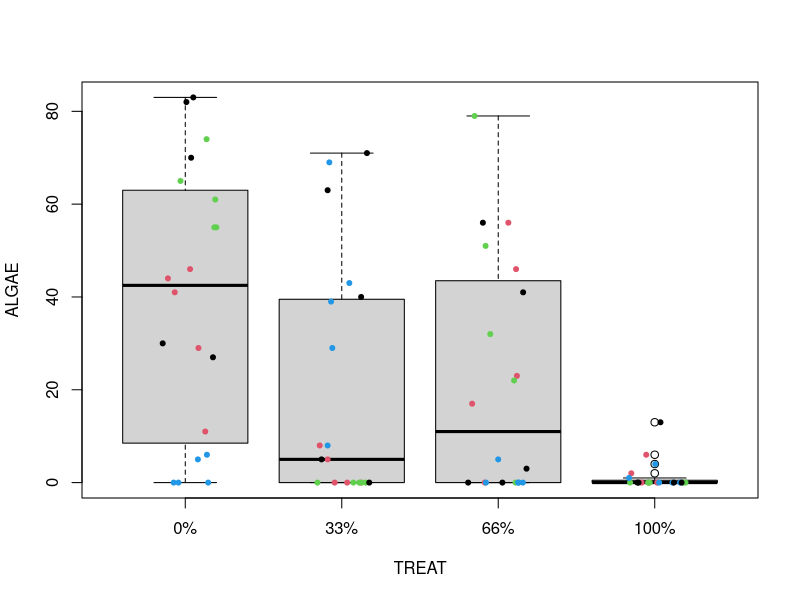
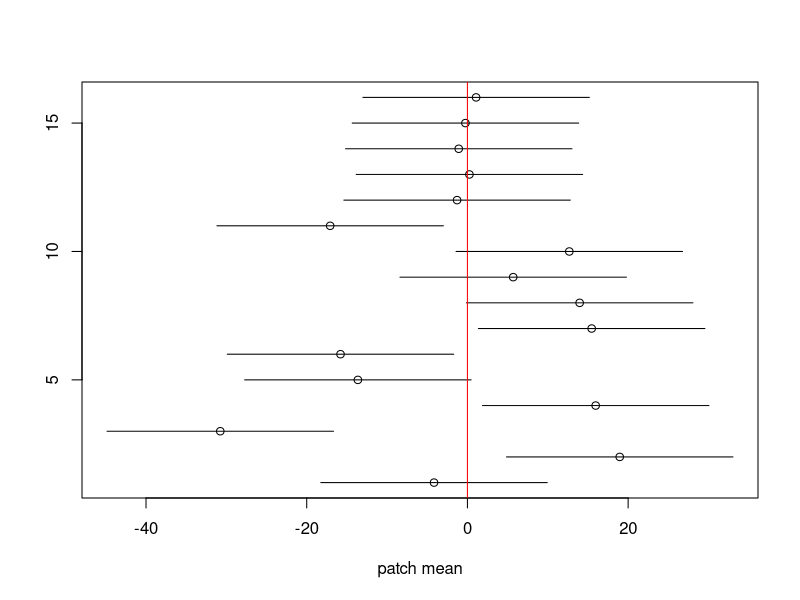
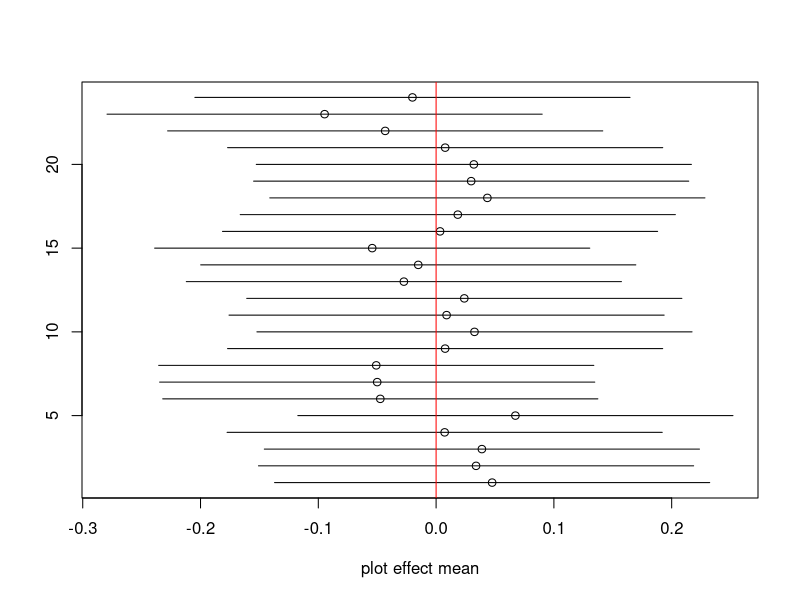

The R script that drew these images, in order:
## ---- chunk 1
fig.dim <- 4
knitr::opts_chunk$set(fig.width=2*fig.dim,
                      fig.height=fig.dim,
                      fig.align='center')
set.seed(23)
library(tidyverse)
library(matrixStats)
library(lme4)
## ---- chunk 2
pumpkins <- read.table("data/pumpkins.tsv", header=TRUE)
pumpkins$plot <- factor(pumpkins$plot)
head(pumpkins)
## ---- chunk 3
andrew_data <- read.table('../Datasets/Logan_data/andrew.tsv', header=T, sep='\t')
head(andrew_data)
## ---- chunk 4
andrew_data$QUAD <- factor(andrew_data$QUAD)
andrew_data$PATCH <- factor(andrew_data$PATCH)
andrew_data$TREAT <- factor(andrew_data$TREAT, levels=c("0%", "33%", "66%", "100%"))
## ---- chunk 5
with(andrew_data, table(PATCH, QUAD, TREAT))
## ---- chunk 6
plot(ALGAE ~ TREAT, data=andrew_data)
points(ALGAE ~ jitter(as.numeric(TREAT)), data=andrew_data, pch=20, col=1+as.numeric(PATCH)%%4)
## ---- chunk 7
summary(lm(ALGAE ~ TREAT, data=andrew_data))
## ---- chunk 8
summary(lm(ALGAE ~ TREAT + PATCH, data=andrew_data))
## ---- chunk 9
library(lme4)
alglm <- lmer(ALGAE ~ TREAT + (1|PATCH), data=andrew_data)
summary(alglm)
## ---- chunk 10
anova(
      lmer(ALGAE ~ TREAT + (1|PATCH), data=andrew_data),
      lm(ALGAE ~ TREAT, data=andrew_data))
## ---- chunk 11
anova(
      lmer(ALGAE ~ TREAT + (1|PATCH), data=andrew_data),
      lmer(ALGAE ~ (1|PATCH), data=andrew_data))
## ---- chunk 12
ranef(alglm)
## ---- chunk 13
rfs <- ranef(alglm)$PATCH
ses <- rfs[,1] + outer(sqrt(as.vector(attr(rfs, "postVar"))), c(-2, 2), "*")
plot(rfs[,1], 1:nrow(rfs), xlab='patch mean', xlim=range(ses), ylab='')
segments(x0=ses[,1], x1=ses[,2], y0=1:nrow(rfs))
abline(v=0, col='red')
## ---- chunk 14
pumpkins <- read.table("data/pumpkins.tsv", header=TRUE)
pumpkins$plot <- factor(pumpkins$plot)
pumpkins$fertilizer <- factor(pumpkins$fertilizer)
pumpkins$water <- factor(pumpkins$water)
## ---- chunk 15
library(lme4)

fixed_fit <- lm(
          weight ~ water * fertilizer, data=pumpkins)

mixed_fit <- lmer(
          weight ~ water * fertilizer + (1|plot:water:fertilizer),
          data=pumpkins)

summary(mixed_fit)
## ---- chunk 16
rfs <- ranef(mixed_fit)[["plot:water:fertilizer"]]
ses <- rfs[,1] + outer(sqrt(as.vector(attr(rfs, "postVar"))), c(-2, 2), "*")
plot(rfs[,1], 1:nrow(rfs), xlab='plot effect mean',
     xlim=range(ses), ylab='')
segments(x0=ses[,1], x1=ses[,2], y0=1:nrow(rfs))
abline(v=0, col='red')
## ---- chunk 17
anova(mixed_fit, fixed_fit)
## ---- chunk 18
sim_pumpkins <- function (plot_sd=0) {
    resid_sd <- 1.2
    plants_per_plot <- 5
    plots_per_treatment <- 4
    pumpkins <- expand.grid(
                  fertilizer=c("low", "medium", "high"),
                  water=c("no water", "water"),
                  plot=1:plots_per_treatment,
                  plant=1:plants_per_plot,
                  weight=NA)
    # true values
    mu <- 20
    alpha <- c('high'=0, 'medium'=-6, 'low'=-12)
    beta <- c('no water'=0, 'water'=0)
    gamma <- c('high.no water'=0,
               'high.water'=0,
               'medium.no water'=0,
               'medium.water'=2,
               'low.no water'=0,
               'low.water'=-2)
    plot_delta <- rnorm(plots_per_treatment
                        * nlevels(pumpkins$fertilizer)
                        * nlevels(pumpkins$water),
                        mean=0, sd=plot_sd)
    k <- 1
    for (p in 1:plots_per_treatment) {
        for (f in levels(pumpkins$fertilizer)) {
            for (w in levels(pumpkins$water)) {
                names(plot_delta)[k] <- paste(p, f, w, sep='.')
                k <- k + 1
            }
        }
    }
    pumpkins$mean_weight <- (mu
        + alpha[as.character(pumpkins$fertilizer)]
        + beta[as.character(pumpkins$water)]
        + gamma[paste(pumpkins$fertilizer, pumpkins$water, sep='.')]
        + plot_delta[paste(pumpkins$plot, pumpkins$fertilizer, pumpkins$water, sep='.')])
    pumpkins$weight <- rnorm(nrow(pumpkins),
                             mean=pumpkins$mean_weight,
                             sd=resid_sd)
    return(pumpkins)
}

new_pumpkins <- sim_pumpkins(plot_sd=3)
new_fixed_fit <- lm(
          weight ~ water * fertilizer, data=new_pumpkins)

new_mixed_fit <- lmer(
          weight ~ water * fertilizer + (1|plot:water:fertilizer),
          data=new_pumpkins)

anova(new_mixed_fit, new_fixed_fit)
